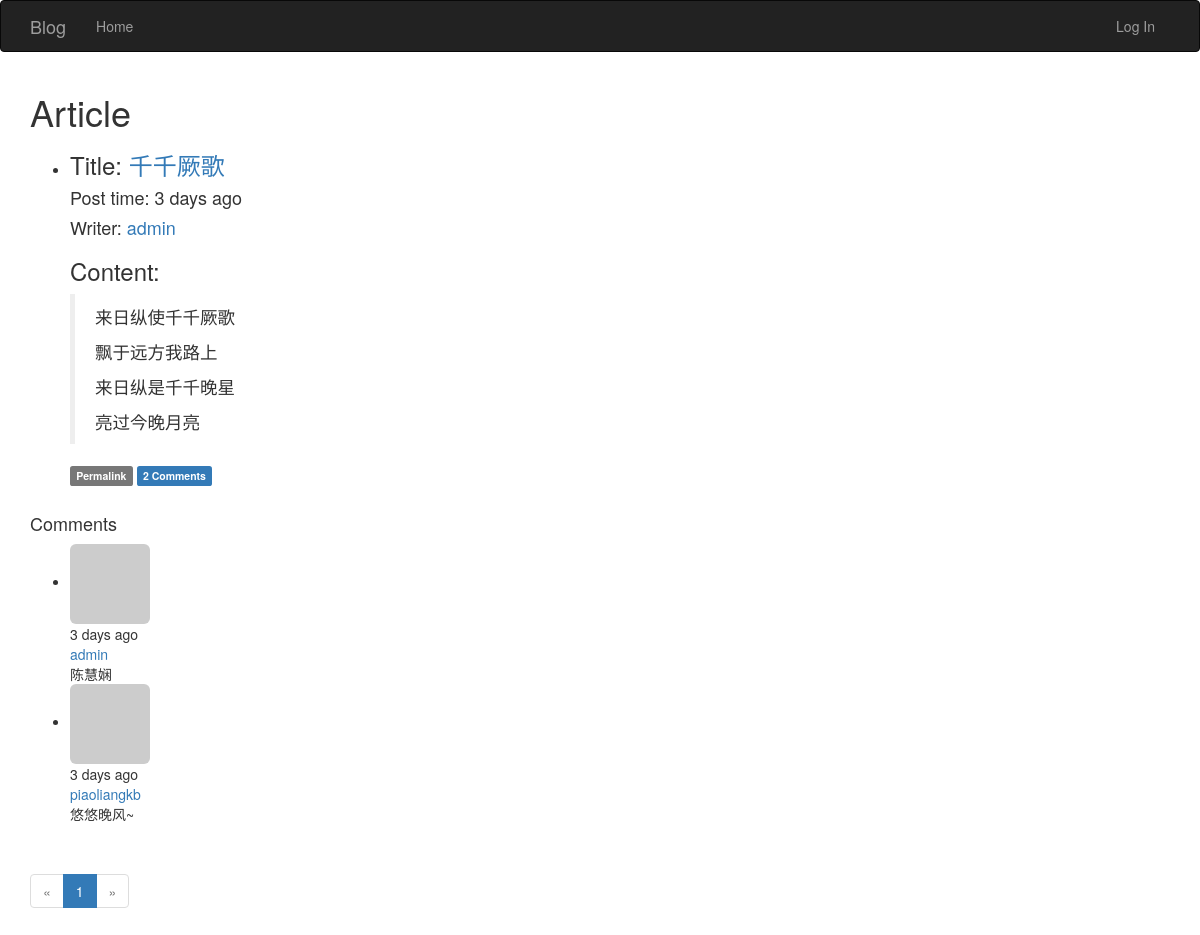
Screenshot of /post/3 with the database file from the repository.
### app/models.py (models this page shows, shortened)
class Post(db.Model):
    __tablename__ = 'posts'
    id = db.Column(db.Integer, primary_key=True)
    title  = db.Column(db.String, default='this blog')
    body = db.Column(db.Text)
    timestamp = db.Column(db.DateTime, index=True, default=datetime.utcnow)
    author_id = db.Column(db.Integer, db.ForeignKey('users.id'))
    body_html = db.Column(db.Text)#保存转换后markdown文章的html代码
    comments = db.relationship('Comment', backref='post', lazy='dynamic')

class User(UserMixin, db.Model):
    __tablename__ = 'users'
    id = db.Column(db.Integer, primary_key=True)
    username = db.Column(db.String(64), unique=True, index=True)
    role_id = db.Column(db.Integer, db.ForeignKey('roles.id'))
    password_hash = db.Column(db.String(128))
    email = db.Column(db.String(64), unique=True, index=True)
    posts = db.relationship('Post', backref = 'author', lazy = 'dynamic')
    avatar_hash = db.Column(db.String(32))
    name = db.Column(db.String(64))#real name
    location = db.Column(db.String(64))
    about_me = db.Column(db.Text())
    member_since = db.Column(db.DateTime(), default=datetime.utcnow)
    last_seen = db.Column(db.DateTime(), default=datetime.utcnow)
    avatar = db.Column(db.String(128), default=None)
    comments = db.relationship('Comment', backref='author', lazy='dynamic')
    def gravatar(self, size=100, default='identicon', rating='g'):
        url = 'https://secure.gravatar.com/avatar'
        hash = self.avatar_hash or self.gravatar_hash()
        return '{url}/{hash}?s={size}&d={default}&r={rating}'.format(
            url=url, hash=hash, size=size, default=default, rating=rating)
    @property
    def password(self):
        raise AttributeError('password is not a readable attribute')

class Comment(db.Model):
    __tablename__ = 'comments'
    id = db.Column(db.Integer, primary_key=True)
    body = db.Column(db.Text)
    body_html = db.Column(db.Text)
    timestamp = db.Column(db.DateTime, index=True, default=datetime.utcnow)
    disabled = db.Column(db.Boolean)
    author_id = db.Column(db.Integer, db.ForeignKey('users.id'))
    post_id = db.Column(db.Integer, db.ForeignKey('posts.id'))

### app/main/views.py (the view)
@main.route('/post/<int:id>', methods=['GET', 'POST'])
def post(id):
    post = Post.query.get_or_404(id)
    form = CommentForm()
    if form.validate_on_submit():
        comment = Comment(body=form.body.data, post=post, author=current_user._get_current_object())
        db.session.add(comment)
        db.session.commit()
        flash('Your comment has been published.')
        return redirect(url_for('.post', id=post.id, page=-1))
    page = request.args.get('page', 1, type=int)
    if page == -1:
        page = (post.comments.count() - 1) // current_app.config['FLASKY_COMMENTS_PER_PAGE']+1
    pagination = post.comments.order_by(Comment.timestamp.asc()).paginate(
        page, per_page=current_app.config['FLASKY_COMMENTS_PER_PAGE'],
        error_out=False)
    comments = pagination.items
    return render_template('post.html', posts=[post], form=form,
                           comments=comments, pagination=pagination)

### app/auth/views.py (called while the page is built)
@auth.before_app_request
def before_request():
    if current_user.is_authenticated:
        current_user.ping()

### app/main/__init__.py (called while the page is built)
@main.app_context_processor
def inject_permissions():
    return dict(Permission=PERMISSION)

### app/models.py (called while the page is built)
    def can(self, permissions):
        return False

    def is_administrator(self):
        return False

### app/templates/post.html (shortened to what this page needs)
{% extends "base.html" %}
{% import "_macros.html" as macros %}
{% import "bootstrap/wtf.html" as wtf %}
{% block page_content %}
<h1 id="article">Article</h1>
{% include '_posts.html' %}
<h4 id="comments">Comments</h4>
{% include '_comments.html' %}
{% if pagination %}
<div class="pagination">
    {{ macros.pagination_widget(pagination, '.post', fragment='#comments', id=posts[0].id) }}
</div>
{% endif %}
{% endblock %}

### app/templates/_posts.html (shortened to what this page needs)
<ul class="posts">
    {% for post in posts %}
    <li class="post">
        <div class="post-title">
            <h3>Title: <a href="{{ url_for('.post', id=post.id) }}">{{ post.title }} </a></h3>
        </div>
        <div class="post-content">
            <div class="post-date"><h4>Post time: {{ moment(post.timestamp).fromNow() }}</h4></div>
            <div class="post-author"><h4>Writer: <a href="{{ url_for('.user', username=post.author.username) }}">{{ post.author.username }}</a></h4></div>
            <div class="post-body"><h3>Content:</h3>
                {% if post.body_html %}
                {{ post.body_html | safe }}
                {% else %}
                {{ post.body }}
                {% endif %}
            </div>
            <div class="post-footer">
                <a href="{{ url_for('.post', id=post.id)}}">
                    <span class="label label-default">Permalink</span>
                    <a href="{{ url_for('.post', id=post.id) }}#comments">
                    <span class="label label-primary">{{ post.comments.count() }} Comments</span>
                    </a>
                </a>
            </div><br>
        </div>
    </li>
    {% endfor %}
</ul>

### app/templates/_comments.html
<ul class="comments">
    {% for comment in comments %}
    <li class="comment">
        <div class="comment-thumbnail">
            <a href="{{ url_for('.user', username=comment.author.username) }}">
                <img class="img-rounded profile-thumbnail" src="{{ comment.author.gravatar(size=40) }}">
            </a>
        </div>
        <div class="comment-content">
            <div class="comment-date">{{ moment(comment.timestamp).fromNow() }}</div>
            <div class="comment-author"><a href="{{ url_for('.user', username=comment.author.username) }}">{{ comment.author.username }}</a></div>
            <div class="comment-body">
                {% if comment.body_html %}
                    {{ comment.body_html | safe }}
                {% else %}
                    {{ comment.body }}
                {% endif %}
            </div>
        </div>
    </li>
    {% endfor %}
</ul>

### rows the page displays
Post: title "千千厥歌", timestamp "3 days ago", author.username "admin", body_html "来日纵使千千厥歌 飘于远方我路上 来日纵是千千晚星 亮过今晚月亮", comments.count "2"
Comment: timestamp "3 days ago", author.username "admin", body_html "陈慧娴"
Comment: timestamp "3 days ago", author.username "piaoliangkb", body_html "悠悠晚风~"

### other values shown
{{ p }} "1"
